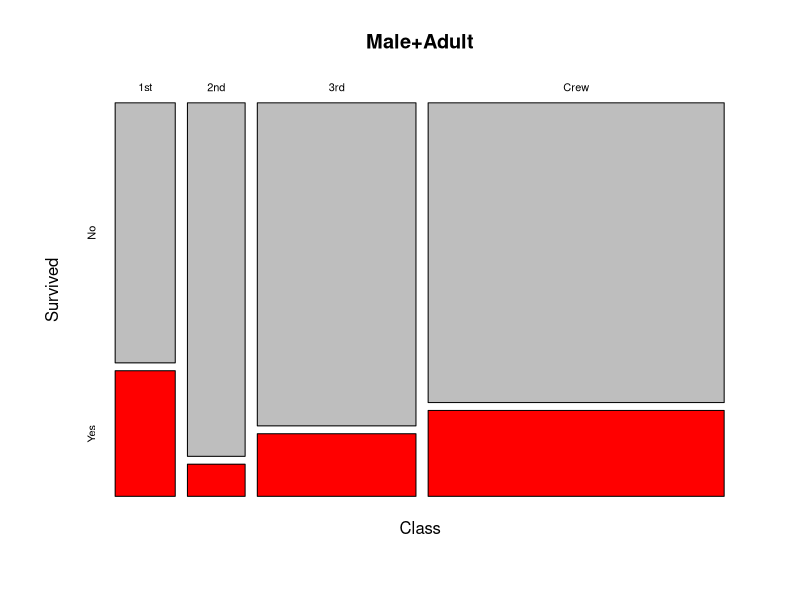
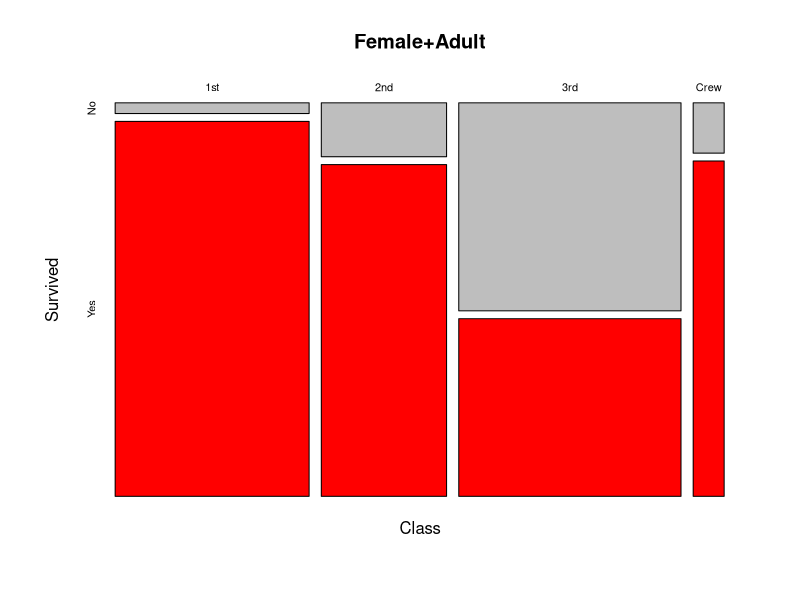

Source code (R) for these figures, in order:
# Title     : TODO
# Objective : TODO
# Created by: justk
# Created on: 2021-05-23
# Reference : https://rfriend.tistory.com/tag/addmargins%28%29

#종속변수를 바꿔주면서 이변량을 표현할 수 있다.

data(Titanic)
str(Titanic)

res <- apply(Titanic, c(4, 1), sum)

addmargins(res)

mosaicplot(data = as.table(Titanic[ ,"Male", "Adult",]),
           ~Class + Survived,
           color = c('grey', 'red'),
           main = "Male+Adult")
mosaicplot(data = as.table(Titanic[,"Female", "Adult",]),
           ~Class + Survived,
           color = c('grey', 'red'),
           main = "Female+Adult")
